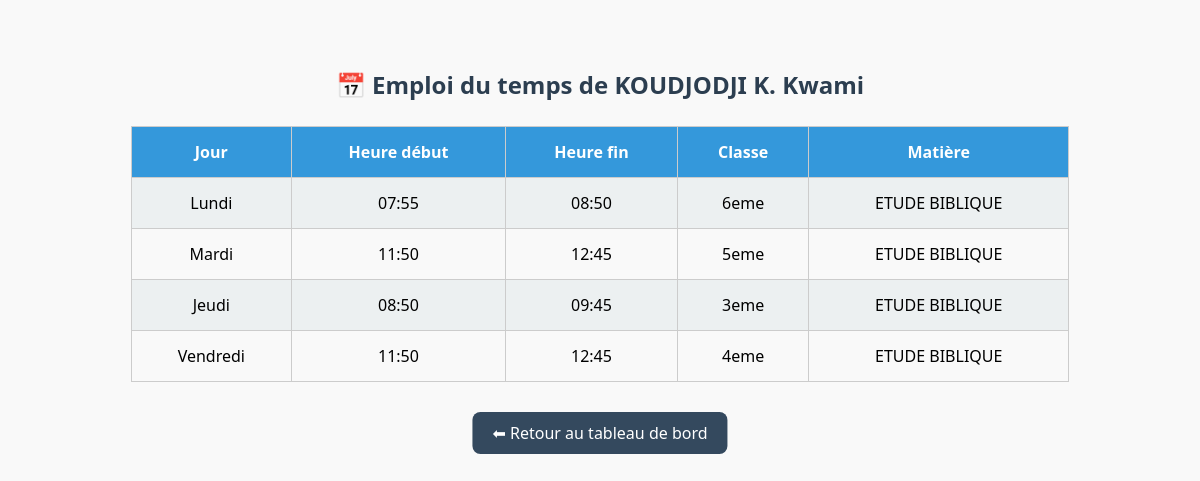
The page /prof/emploi.php (signed in) on the database its author committed.
### tables this page shows
CREATE TABLE IF NOT EXISTS `professeurs` (
  `id` int NOT NULL AUTO_INCREMENT,
  `nom` varchar(100) NOT NULL,
  `email` varchar(100) NOT NULL,
  `telephone` varchar(20) DEFAULT NULL,
  `mot_de_passe` varchar(255) NOT NULL,
  `created_at` datetime DEFAULT CURRENT_TIMESTAMP,
  PRIMARY KEY (`id`),
  UNIQUE KEY `email` (`email`)
);

CREATE TABLE IF NOT EXISTS `enseignement` (
  `id` int NOT NULL AUTO_INCREMENT,
  `prof_id` int DEFAULT NULL,
  `matiere` varchar(100) DEFAULT NULL,
  `classe` varchar(50) DEFAULT NULL,
  `jour` varchar(20) DEFAULT NULL,
  `heure_debut` time DEFAULT NULL,
  `heure_fin` time DEFAULT NULL,
  PRIMARY KEY (`id`),
  KEY `prof_id` (`prof_id`)
);

### prof/emploi.php (the view, shortened to what this page needs)
<?php
require_once '../includes/db.php';
$prof_id = $_SESSION['prof_id'];
$stmt = $pdo->prepare("SELECT nom FROM professeurs WHERE id = ?");
$stmt->execute([$prof_id]);
$prof = $stmt->fetch();
$stmt2 = $pdo->prepare("SELECT * FROM enseignement WHERE prof_id = ? ORDER BY
   FIELD(jour, 'Lundi', 'Mardi', 'Mercredi', 'Jeudi', 'Vendredi', 'Samedi'), heure_debut");
$stmt2->execute([$prof_id]);
$cours = $stmt2->fetchAll();
?>
<!DOCTYPE html>
<html lang="fr">
<head>
    <link rel="stylesheet" href="../assets/css/emploi.css">
</head>
<body>
    <h2>📅 Emploi du temps de  <?= htmlspecialchars($prof['nom']) ?></h2>
    <?php if (count($cours) > 0): ?>
        <table>
            <tr>
                <th>Jour</th>
                <th>Heure début</th>
                <th>Heure fin</th>
                <th>Classe</th>
                <th>Matière</th>
            </tr>
            <?php foreach ($cours as $ligne): ?>
                <tr>
                    <td><?= htmlspecialchars($ligne['jour']) ?></td>
                    <td><?= htmlspecialchars(substr($ligne['heure_debut'], 0, 5)) ?></td>
                    <td><?= htmlspecialchars(substr($ligne['heure_fin'], 0, 5)) ?></td>
                    <td><?= htmlspecialchars($ligne['classe']) ?></td>
                    <td><?= htmlspecialchars($ligne['matiere']) ?></td>
                </tr>
            <?php endforeach; ?>
        </table>
    <?php else: ?>
        <p style="text-align: center; margin-top: 30px;">Aucun cours attribué pour l’instant.</p>
    <?php endif; ?>
    <a class="back" href="dashboard.php">⬅ Retour au tableau de bord</a>
</body>
</html>

### assets/css/emploi.css (style rules this page uses)
body { font-family: 'Segoe UI', sans-serif; background-color: #f9f9f9; padding: 40px; }
h2 { text-align: center; color: #2c3e50; }
table { margin: auto; width: 85%; border-collapse: collapse; margin-top: 25px; }
th, td { border: 1px solid #ccc; padding: 14px; text-align: center; }
th { background-color: #3498db; color: white; }
tr:nth-child(even) { background-color: #ecf0f1; }
a.back { display: inline-block; margin-top: 30px; text-align: center; background: #34495e; color: white; padding: 10px 20px; text-decoration: none; border-radius: 8px; margin-left: 50%; transform: translateX(-50%); }

### rows shown on the page
professeurs: nom "KOUDJODJI K. Kwami"
enseignement: jour "Lundi", heure_debut "07:55", heure_fin "08:50", classe "6eme", matiere "ETUDE BIBLIQUE"
enseignement: jour "Mardi", heure_debut "11:50", heure_fin "12:45", classe "5eme", matiere "ETUDE BIBLIQUE"
enseignement: jour "Jeudi", heure_debut "08:50", heure_fin "09:45", classe "3eme", matiere "ETUDE BIBLIQUE"
enseignement: jour "Vendredi", heure_debut "11:50", heure_fin "12:45", classe "4eme", matiere "ETUDE BIBLIQUE"
